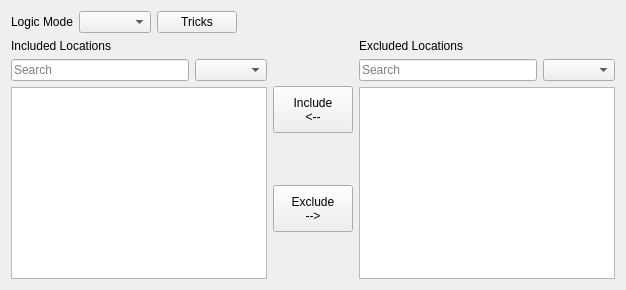
      <widget class="QWidget" name="tab_logic_settings">
       <property name="sizePolicy">
        <sizepolicy hsizetype="Preferred" vsizetype="Preferred">
         <horstretch>0</horstretch>
         <verstretch>0</verstretch>
        </sizepolicy>
       </property>
       <attribute name="title">
        <string>Logic Settings</string>
       </attribute>
       <layout class="QHBoxLayout" name="horizontalLayout">
        <item>
         <layout class="QVBoxLayout" name="vlay_logic_settings">
          <item>
           <layout class="QHBoxLayout" name="hlay_misc_logic_settings">
            <item>
             <widget class="QLabel" name="label_for_option_logic_mode">
              <property name="text">
               <string>Logic Mode</string>
              </property>
             </widget>
            </item>
            <item>
             <widget class="QComboBox" name="option_logic_mode"/>
            </item>
            <item>
             <widget class="QPushButton" name="edit_tricks">
              <property name="text">
               <string>Tricks</string>
              </property>
             </widget>
            </item>
            <item>
             <spacer name="hspace_misc_logic_settings">
              <property name="orientation">
               <enum>Qt::Horizontal</enum>
              </property>
              <property name="sizeType">
               <enum>QSizePolicy::Expanding</enum>
              </property>
              <property name="sizeHint" stdset="0">
               <size>
                <width>40</width>
                <height>20</height>
               </size>
              </property>
             </spacer>
            </item>
           </layout>
          </item>
          <item>
           <layout class="QVBoxLayout" name="vlay_exclude_locations">
            <property name="spacing">
             <number>6</number>
            </property>
            <item>
             <layout class="QHBoxLayout" name="hlay_exclude_locations_body">
              <item>
               <layout class="QVBoxLayout" name="vlay_include_locations">
                <item>
                 <widget class="QLabel" name="label_include_locations">
                  <property name="text">
                   <string>Included Locations</string>
                  </property>
                 </widget>
                </item>
                <item>
                 <layout class="QHBoxLayout" name="hlay_include_filters">
                  <item>
                   <widget class="QLineEdit" name="included_free_search">
                    <property name="sizePolicy">
                     <sizepolicy hsizetype="MinimumExpanding" vsizetype="Fixed">
                      <horstretch>0</horstretch>
                      <verstretch>0</verstretch>
                     </sizepolicy>
                    </property>
                    <property name="text">
                     <string/>
                    </property>
                    <property name="placeholderText">
                     <string>Search</string>
                    </property>
                    <property name="clearButtonEnabled">
                     <bool>true</bool>
                    </property>
                   </widget>
                  </item>
                  <item>
                   <widget class="QComboBox" name="include_category_filters"/>
                  </item>
                 </layout>
                </item>
                <item>
                 <widget class="QListView" name="included_locations">
                  <property name="editTriggers">
                   <set>QAbstractItemView::NoEditTriggers</set>
                  </property>
                  <property name="showDropIndicator" stdset="0">
                   <bool>false</bool>
                  </property>
                  <property name="selectionMode">
                   <enum>QAbstractItemView::MultiSelection</enum>
                  </property>
                  <property name="selectionRectVisible">
                   <bool>false</bool>
                  </property>
                 </widget>
                </item>
               </layout>
              </item>
              <item>
               <layout class="QVBoxLayout" name="vlay_exclude_locations_controls">
                <item>
                 <spacer name="vspace_9">
                  <property name="orientation">
                   <enum>Qt::Vertical</enum>
                  </property>
                  <property name="sizeHint" stdset="0">
                   <size>
                    <width>20</width>
                    <height>40</height>
                   </size>
                  </property>
                 </spacer>
                </item>
                <item>
                 <widget class="QPushButton" name="include_location">
                  <property name="sizePolicy">
                   <sizepolicy hsizetype="Minimum" vsizetype="Expanding">
                    <horstretch>0</horstretch>
                    <verstretch>0</verstretch>
                   </sizepolicy>
                  </property>
                  <property name="text">
                   <string>Include
&lt;--</string>
                  </property>
                 </widget>
                </item>
                <item>
                 <spacer name="vspace_7">
                  <property name="orientation">
                   <enum>Qt::Vertical</enum>
                  </property>
                  <property name="sizeHint" stdset="0">
                   <size>
                    <width>20</width>
                    <height>40</height>
                   </size>
                  </property>
                 </spacer>
                </item>
                <item>
                 <widget class="QPushButton" name="exclude_location">
                  <property name="sizePolicy">
                   <sizepolicy hsizetype="Minimum" vsizetype="Expanding">
                    <horstretch>0</horstretch>
                    <verstretch>0</verstretch>
                   </sizepolicy>
                  </property>
                  <property name="text">
                   <string>Exclude
--&gt;</string>
                  </property>
                 </widget>
                </item>
                <item>
                 <spacer name="vspace_8">
                  <property name="orientation">
                   <enum>Qt::Vertical</enum>
                  </property>
                  <property name="sizeHint" stdset="0">
                   <size>
                    <width>20</width>
                    <height>40</height>
                   </size>
                  </property>
                 </spacer>
                </item>
               </layout>
              </item>
              <item>
               <layout class="QVBoxLayout" name="verticalLayout_30">
                <item>
                 <widget class="QLabel" name="label_exclude_locations">
                  <property name="text">
                   <string>Excluded Locations</string>
                  </property>
                 </widget>
                </item>
                <item>
                 <layout class="QHBoxLayout" name="hlay_exclude_filters">
                  <item>
                   <widget class="QLineEdit" name="excluded_free_search">
                    <property name="sizePolicy">
                     <sizepolicy hsizetype="MinimumExpanding" vsizetype="Fixed">
                      <horstretch>0</horstretch>
                      <verstretch>0</verstretch>
                     </sizepolicy>
                    </property>
                    <property name="placeholderText">
                     <string>Search</string>
                    </property>
                    <property name="clearButtonEnabled">
                     <bool>true</bool>
                    </property>
                   </widget>
                  </item>
                  <item>
                   <widget class="QComboBox" name="exclude_category_filters"/>
                  </item>
                 </layout>
                </item>
                <item>
                 <widget class="QListView" name="excluded_locations">
                  <property name="editTriggers">
                   <set>QAbstractItemView::NoEditTriggers</set>
                  </property>
                  <property name="showDropIndicator" stdset="0">
                   <bool>false</bool>
                  </property>
                  <property name="selectionMode">
                   <enum>QAbstractItemView::MultiSelection</enum>
                  </property>
                  <property name="selectionRectVisible">
                   <bool>false</bool>
                  </property>
                 </widget>
                </item>
               </layout>
              </item>
             </layout>
            </item>
           </layout>
          </item>
         </layout>
        </item>
       </layout>
      </widget>
